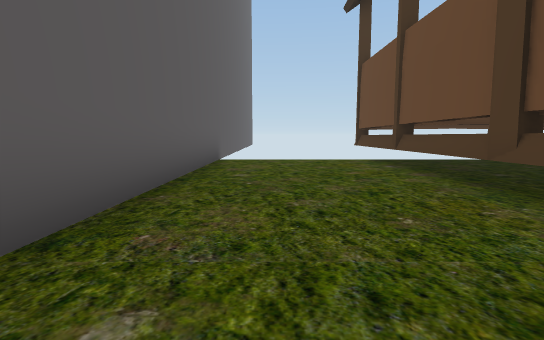
View 1 (above)

24 first-person views from a walk through a Unity game level. The camera is 1.2 m above the floor, tilts 6° down and sees 80° across. The floor is counted in squares, 2 m on a side. Each view is taken from the middle of a square. On the plan, view 1 faces up. The plan holds only what a view shows up to about 10 squares ahead; the rest is blank. The place goes on beyond the plan. The player character is not drawn.

View 2
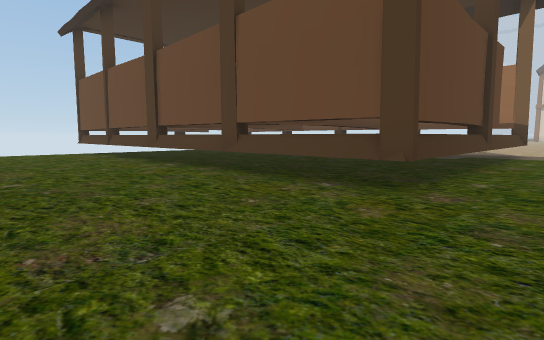

View 3
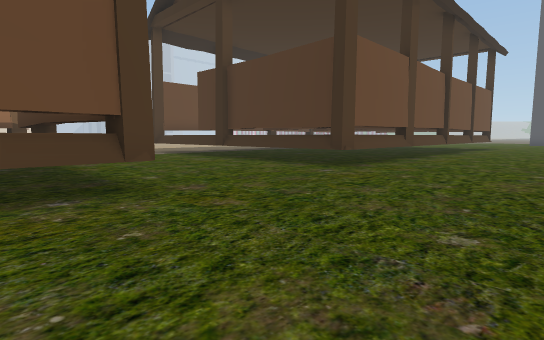

View 4
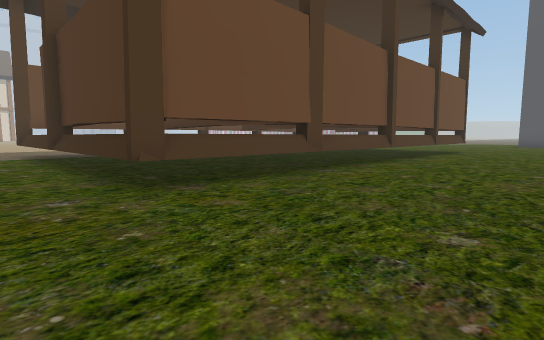

View 5
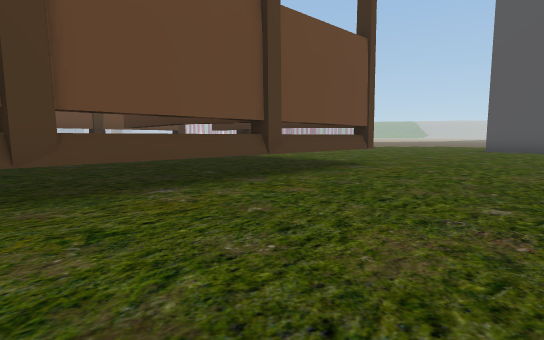

View 6
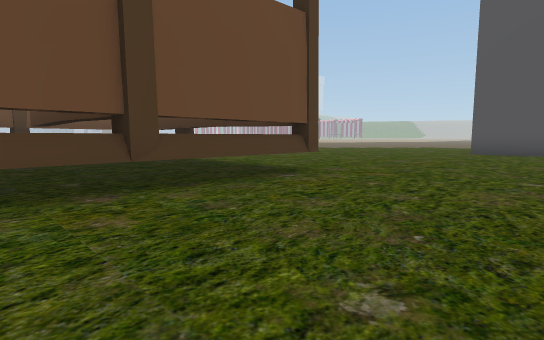

View 7
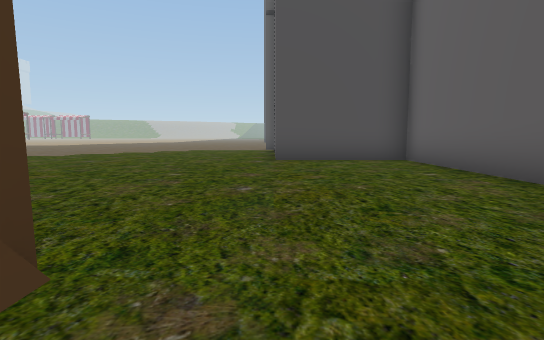

View 8
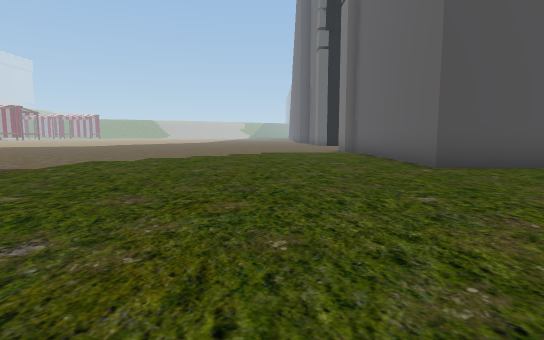

View 9
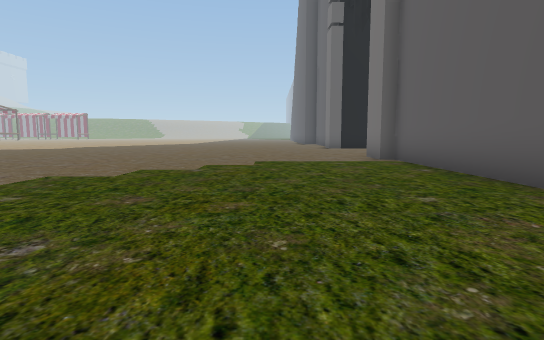

View 10
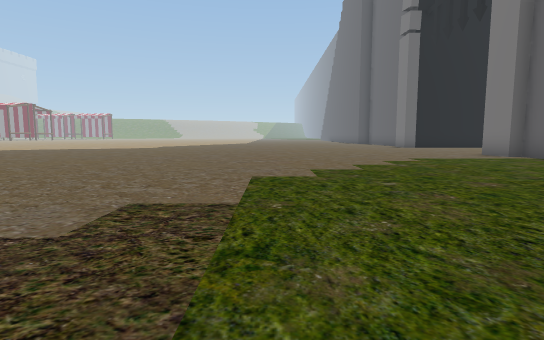

View 11
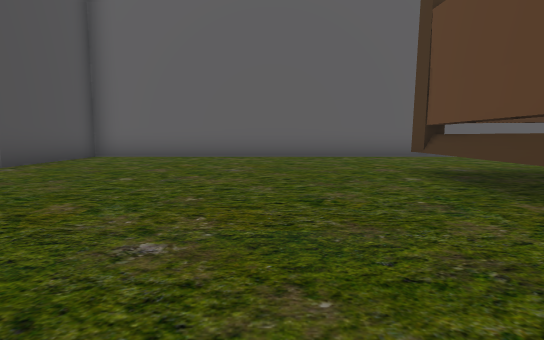

View 12
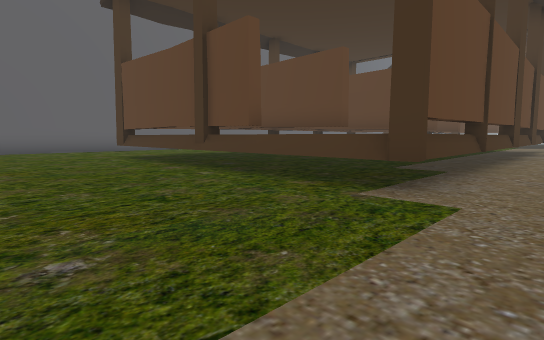

View 13
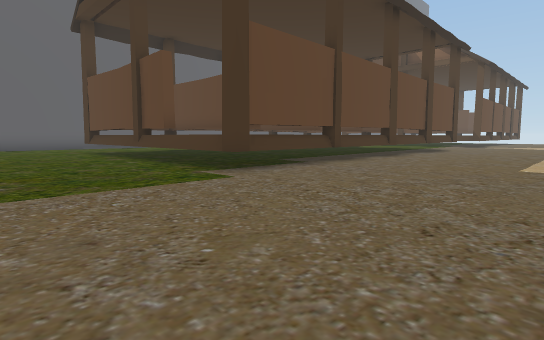

View 14
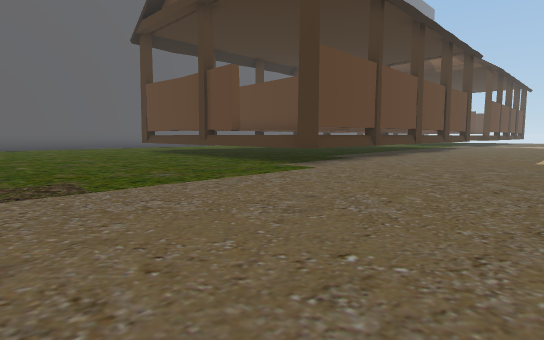

View 15
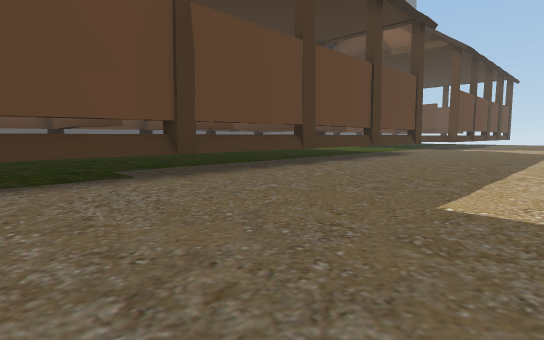

View 16
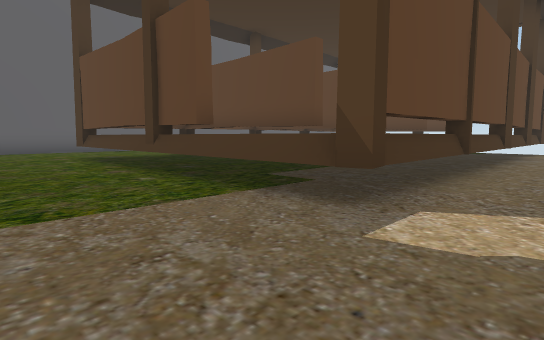

View 17
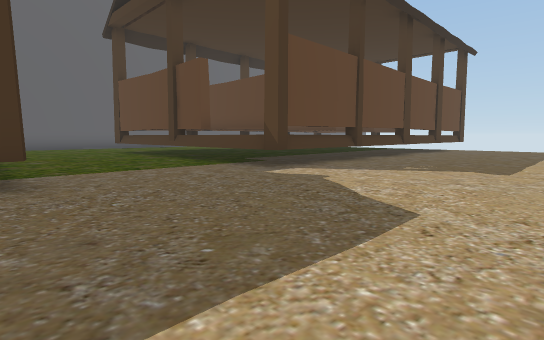

View 18
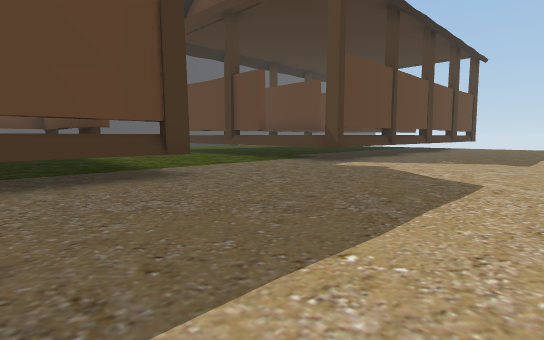

View 19
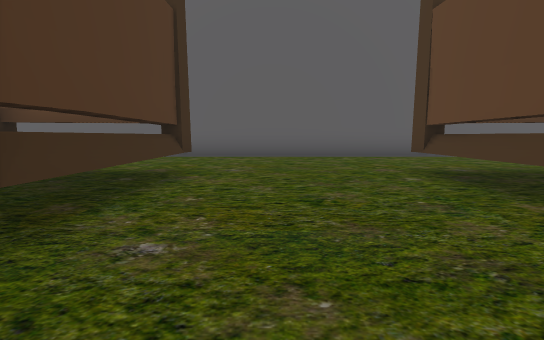

View 20
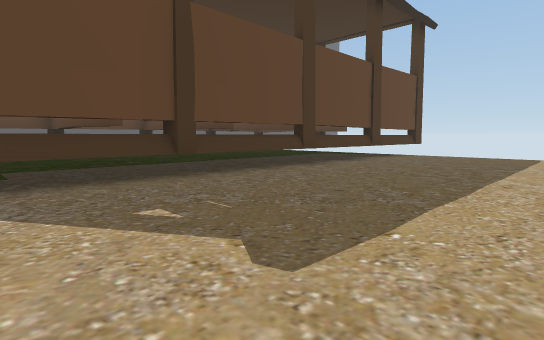

View 21
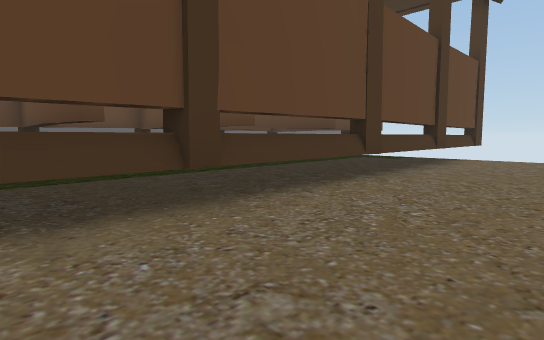

View 22
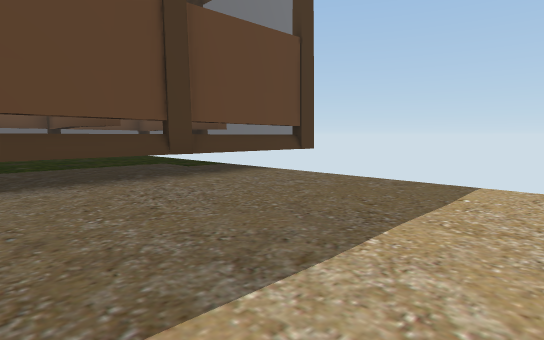

View 23
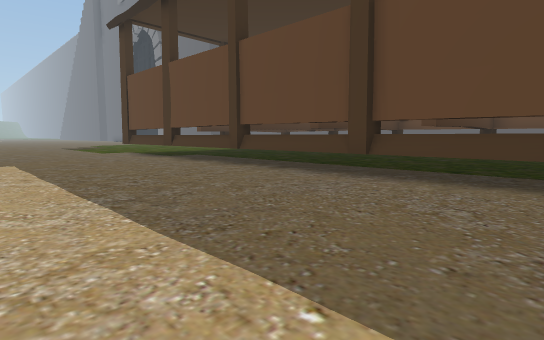

View 24
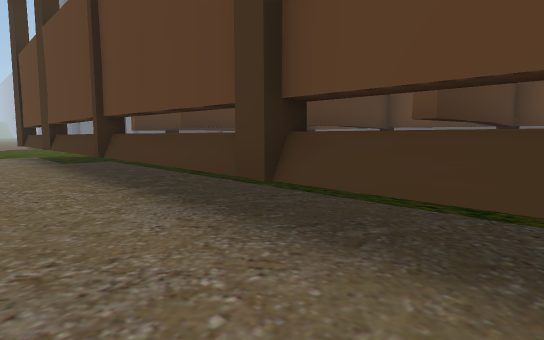

### Floor plan
Key: @ floor where view 1 was taken; # wall or solid block; . floor; ^ raised ledge.
Columns run from 2 left of view 1 to 15 right of it. Each row starts with its distance up from view 1.
 10      #   #
  9 ##   #^^^^^ ^
  8 #....#      #.....
  7 #....#    ^ #.....
  6 #....    ^^  .....
  5 #....        .....
  4 #....#    ^  .....
  3 #....#^  ^^  .....
  2 #....        .....
  1 #....     ^  .....
  0 #.@..#^^^^^ #.....
 -1 #....#      #.....
 -2 #....#####^^^.....
 -3 #.................
 -4 #.................
 -5 #.................
 -6 #.................
 -7 #....#####^^^.....
 -8 #....#      #.....
 -9 #....#^^^^^ #.....
-10 #....     ^  .....
-11 # ...        .....
-12 #....#^^^^   .....
-13 #....#   ^   .....
-14 #....        .....
-15 #.... ^^^^^  .....
-16 #....# ^^^^ #.....
-17 #....#      #.....
-18 #....#####^^^.....
-19 #.................
-20 #.................
-21 #.................
-22 #.................
-23 #.................
-24 #.................
-25 #.............
-26 ####...........
-27    ##...........
-28     #...........
-29     #............
-30     #.............
-31     #.............
-32     #.............
-33     #.............
-34      ...........

Where each view was taken, in squares from view 1:
view 1: 0 up, 0 right, facing up
view 2: 4 down, 1 left, facing up-right
view 3: 1 down, 1 left, facing down-right
view 4: 5 down, 1 left, facing down-right
view 5: 12 down, 1 left, facing down-right
view 6: 14 down, 1 left, facing down-right
view 7: 18 down, 2 right, facing down
view 8: 20 down, 5 right, facing down
view 9: 24 down, 5 right, facing down
view 10: 23 down, 9 right, facing down
view 11: 21 down, 8 right, facing left
view 12: 22 down, 12 right, facing up-left
view 13: 22 down, 15 right, facing up-left
view 14: 24 down, 15 right, facing up-left
view 15: 18 down, 15 right, facing up-left
view 16: 5 down, 12 right, facing up-left
view 17: 7 down, 15 right, facing up-left
view 18: 9 down, 15 right, facing up-left
view 19: 5 down, 8 right, facing left
view 20: 2 down, 15 right, facing up-left
view 21: 1 down, 13 right, facing up-left
view 22: 4 up, 15 right, facing up-left
view 23: 7 down, 15 right, facing down-left
view 24: 8 down, 12 right, facing down-left
